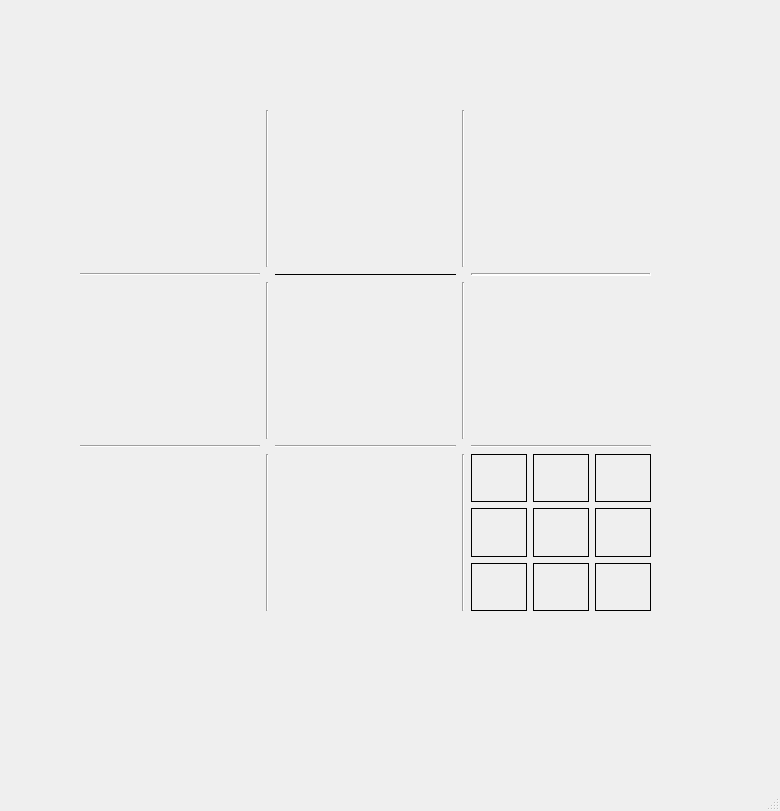
<?xml version="1.0" encoding="UTF-8"?>
<ui version="4.0">
 <class>MainWindow</class>
 <widget class="QMainWindow" name="MainWindow">
  <property name="geometry">
   <rect>
    <x>0</x>
    <y>0</y>
    <width>780</width>
    <height>811</height>
   </rect>
  </property>
  <property name="windowTitle">
   <string>sudoku</string>
  </property>
  <widget class="QWidget" name="centralwidget">
   <widget class="QWidget" name="gridLayoutWidget">
    <property name="geometry">
     <rect>
      <x>80</x>
      <y>110</y>
      <width>571</width>
      <height>501</height>
     </rect>
    </property>
    <layout class="QGridLayout" name="gridLayout">
     <item row="0" column="1">
      <widget class="Line" name="line_5">
       <property name="orientation">
        <enum>Qt::Vertical</enum>
       </property>
      </widget>
     </item>
     <item row="4" column="3">
      <widget class="Line" name="line">
       <property name="orientation">
        <enum>Qt::Vertical</enum>
       </property>
      </widget>
     </item>
     <item row="0" column="3">
      <widget class="Line" name="line_6">
       <property name="orientation">
        <enum>Qt::Vertical</enum>
       </property>
      </widget>
     </item>
     <item row="2" column="4">
      <layout class="QGridLayout" name="gridLayout_15">
       <item row="2" column="1">
        <widget class="QLabel" name="label_46">
         <property name="enabled">
          <bool>true</bool>
         </property>
         <property name="text">
          <string/>
         </property>
        </widget>
       </item>
       <item row="2" column="2">
        <widget class="QLabel" name="label_47">
         <property name="enabled">
          <bool>true</bool>
         </property>
         <property name="text">
          <string/>
         </property>
        </widget>
       </item>
       <item row="2" column="0">
        <widget class="QLabel" name="label_48">
         <property name="enabled">
          <bool>true</bool>
         </property>
         <property name="text">
          <string/>
         </property>
        </widget>
       </item>
       <item row="0" column="1">
        <widget class="QLabel" name="label_49">
         <property name="enabled">
          <bool>true</bool>
         </property>
         <property name="text">
          <string/>
         </property>
        </widget>
       </item>
       <item row="0" column="2">
        <widget class="QLabel" name="label_50">
         <property name="enabled">
          <bool>true</bool>
         </property>
         <property name="text">
          <string/>
         </property>
        </widget>
       </item>
       <item row="1" column="0">
        <widget class="QLabel" name="label_51">
         <property name="enabled">
          <bool>true</bool>
         </property>
         <property name="text">
          <string/>
         </property>
        </widget>
       </item>
       <item row="1" column="1">
        <widget class="QLabel" name="label_52">
         <property name="enabled">
          <bool>true</bool>
         </property>
         <property name="text">
          <string/>
         </property>
        </widget>
       </item>
       <item row="1" column="2">
        <widget class="QLabel" name="label_53">
         <property name="enabled">
          <bool>true</bool>
         </property>
         <property name="text">
          <string/>
         </property>
        </widget>
       </item>
       <item row="0" column="0">
        <widget class="QLabel" name="label_54">
         <property name="enabled">
          <bool>true</bool>
         </property>
         <property name="text">
          <string/>
         </property>
        </widget>
       </item>
      </layout>
     </item>
     <item row="4" column="2">
      <layout class="QGridLayout" name="gridLayout_17">
       <item row="2" column="1">
        <widget class="QLabel" name="label_64">
         <property name="enabled">
          <bool>true</bool>
         </property>
         <property name="text">
          <string/>
         </property>
        </widget>
       </item>
       <item row="2" column="2">
        <widget class="QLabel" name="label_65">
         <property name="enabled">
          <bool>true</bool>
         </property>
         <property name="text">
          <string/>
         </property>
        </widget>
       </item>
       <item row="2" column="0">
        <widget class="QLabel" name="label_66">
         <property name="enabled">
          <bool>true</bool>
         </property>
         <property name="text">
          <string/>
         </property>
        </widget>
       </item>
       <item row="0" column="1">
        <widget class="QLabel" name="label_67">
         <property name="enabled">
          <bool>true</bool>
         </property>
         <property name="text">
          <string/>
         </property>
        </widget>
       </item>
       <item row="0" column="2">
        <widget class="QLabel" name="label_68">
         <property name="enabled">
          <bool>true</bool>
         </property>
         <property name="text">
          <string/>
         </property>
        </widget>
       </item>
       <item row="1" column="0">
        <widget class="QLabel" name="label_69">
         <property name="enabled">
          <bool>true</bool>
         </property>
         <property name="text">
          <string/>
         </property>
        </widget>
       </item>
       <item row="1" column="1">
        <widget class="QLabel" name="label_70">
         <property name="enabled">
          <bool>true</bool>
         </property>
         <property name="text">
          <string/>
         </property>
        </widget>
       </item>
       <item row="1" column="2">
        <widget class="QLabel" name="label_71">
         <property name="enabled">
          <bool>true</bool>
         </property>
         <property name="text">
          <string/>
         </property>
        </widget>
       </item>
       <item row="0" column="0">
        <widget class="QLabel" name="label_72">
         <property name="enabled">
          <bool>true</bool>
         </property>
         <property name="text">
          <string/>
         </property>
        </widget>
       </item>
      </layout>
     </item>
     <item row="2" column="0">
      <layout class="QGridLayout" name="gridLayout_16">
       <item row="2" column="1">
        <widget class="QLabel" name="label_55">
         <property name="enabled">
          <bool>true</bool>
         </property>
         <property name="text">
          <string/>
         </property>
        </widget>
       </item>
       <item row="2" column="2">
        <widget class="QLabel" name="label_56">
         <property name="enabled">
          <bool>true</bool>
         </property>
         <property name="text">
          <string/>
         </property>
        </widget>
       </item>
       <item row="2" column="0">
        <widget class="QLabel" name="label_57">
         <property name="enabled">
          <bool>true</bool>
         </property>
         <property name="text">
          <string/>
         </property>
        </widget>
       </item>
       <item row="0" column="1">
        <widget class="QLabel" name="label_58">
         <property name="enabled">
          <bool>true</bool>
         </property>
         <property name="text">
          <string/>
         </property>
        </widget>
       </item>
       <item row="0" column="2">
        <widget class="QLabel" name="label_59">
         <property name="enabled">
          <bool>true</bool>
         </property>
         <property name="text">
          <string/>
         </property>
        </widget>
       </item>
       <item row="1" column="0">
        <widget class="QLabel" name="label_60">
         <property name="enabled">
          <bool>true</bool>
         </property>
         <property name="text">
          <string/>
         </property>
        </widget>
       </item>
       <item row="1" column="1">
        <widget class="QLabel" name="label_61">
         <property name="enabled">
          <bool>true</bool>
         </property>
         <property name="text">
          <string/>
         </property>
        </widget>
       </item>
       <item row="1" column="2">
        <widget class="QLabel" name="label_62">
         <property name="enabled">
          <bool>true</bool>
         </property>
         <property name="text">
          <string/>
         </property>
        </widget>
       </item>
       <item row="0" column="0">
        <widget class="QLabel" name="label_63">
         <property name="enabled">
          <bool>true</bool>
         </property>
         <property name="text">
          <string/>
         </property>
        </widget>
       </item>
      </layout>
     </item>
     <item row="4" column="1">
      <widget class="Line" name="line_2">
       <property name="orientation">
        <enum>Qt::Vertical</enum>
       </property>
      </widget>
     </item>
     <item row="1" column="2">
      <widget class="Line" name="line_8">
       <property name="frameShadow">
        <enum>QFrame::Plain</enum>
       </property>
       <property name="lineWidth">
        <number>1</number>
       </property>
       <property name="orientation">
        <enum>Qt::Horizontal</enum>
       </property>
      </widget>
     </item>
     <item row="4" column="0">
      <layout class="QGridLayout" name="gridLayout_18">
       <item row="1" column="2">
        <widget class="QLabel" name="label_80">
         <property name="enabled">
          <bool>true</bool>
         </property>
         <property name="text">
          <string/>
         </property>
        </widget>
       </item>
       <item row="0" column="2">
        <widget class="QLabel" name="label_77">
         <property name="enabled">
          <bool>true</bool>
         </property>
         <property name="text">
          <string/>
         </property>
        </widget>
       </item>
       <item row="0" column="0">
        <widget class="QLabel" name="label_81">
         <property name="enabled">
          <bool>true</bool>
         </property>
         <property name="text">
          <string/>
         </property>
        </widget>
       </item>
       <item row="2" column="2">
        <widget class="QLabel" name="label_74">
         <property name="enabled">
          <bool>true</bool>
         </property>
         <property name="font">
          <font>
           <pointsize>14</pointsize>
          </font>
         </property>
         <property name="text">
          <string/>
         </property>
        </widget>
       </item>
       <item row="1" column="0">
        <widget class="QLabel" name="label_78">
         <property name="enabled">
          <bool>true</bool>
         </property>
         <property name="text">
          <string/>
         </property>
        </widget>
       </item>
       <item row="2" column="1">
        <widget class="QLabel" name="label_73">
         <property name="enabled">
          <bool>true</bool>
         </property>
         <property name="font">
          <font>
           <pointsize>14</pointsize>
          </font>
         </property>
         <property name="text">
          <string/>
         </property>
        </widget>
       </item>
       <item row="2" column="0">
        <widget class="QLabel" name="label_75">
         <property name="enabled">
          <bool>true</bool>
         </property>
         <property name="font">
          <font>
           <pointsize>14</pointsize>
          </font>
         </property>
         <property name="text">
          <string/>
         </property>
        </widget>
       </item>
       <item row="1" column="1">
        <widget class="QLabel" name="label_79">
         <property name="enabled">
          <bool>true</bool>
         </property>
         <property name="text">
          <string/>
         </property>
        </widget>
       </item>
       <item row="0" column="1">
        <widget class="QLabel" name="label_76">
         <property name="enabled">
          <bool>true</bool>
         </property>
         <property name="text">
          <string/>
         </property>
        </widget>
       </item>
      </layout>
     </item>
     <item row="2" column="2">
      <layout class="QGridLayout" name="gridLayout_13">
       <item row="2" column="2">
        <widget class="QLabel" name="label_29">
         <property name="enabled">
          <bool>true</bool>
         </property>
         <property name="text">
          <string/>
         </property>
        </widget>
       </item>
       <item row="2" column="0">
        <widget class="QLabel" name="label_30">
         <property name="enabled">
          <bool>true</bool>
         </property>
         <property name="text">
          <string/>
         </property>
        </widget>
       </item>
       <item row="0" column="0">
        <widget class="QLabel" name="label_36">
         <property name="enabled">
          <bool>true</bool>
         </property>
         <property name="text">
          <string/>
         </property>
        </widget>
       </item>
       <item row="1" column="2">
        <widget class="QLabel" name="label_35">
         <property name="enabled">
          <bool>true</bool>
         </property>
         <property name="text">
          <string/>
         </property>
        </widget>
       </item>
       <item row="0" column="2">
        <widget class="QLabel" name="label_32">
         <property name="enabled">
          <bool>true</bool>
         </property>
         <property name="text">
          <string/>
         </property>
        </widget>
       </item>
       <item row="2" column="1">
        <widget class="QLabel" name="label_28">
         <property name="enabled">
          <bool>true</bool>
         </property>
         <property name="text">
          <string/>
         </property>
        </widget>
       </item>
       <item row="1" column="0">
        <widget class="QLabel" name="label_33">
         <property name="enabled">
          <bool>true</bool>
         </property>
         <property name="text">
          <string/>
         </property>
        </widget>
       </item>
       <item row="1" column="1">
        <widget class="QLabel" name="label_34">
         <property name="enabled">
          <bool>true</bool>
         </property>
         <property name="text">
          <string/>
         </property>
        </widget>
       </item>
       <item row="0" column="1">
        <widget class="QLabel" name="label_31">
         <property name="enabled">
          <bool>true</bool>
         </property>
         <property name="text">
          <string/>
         </property>
        </widget>
       </item>
      </layout>
     </item>
     <item row="1" column="4">
      <widget class="Line" name="line_9">
       <property name="lineWidth">
        <number>2</number>
       </property>
       <property name="orientation">
        <enum>Qt::Horizontal</enum>
       </property>
      </widget>
     </item>
     <item row="0" column="2">
      <layout class="QGridLayout" name="gridLayout_11">
       <item row="2" column="1">
        <widget class="QLabel" name="label_16">
         <property name="enabled">
          <bool>true</bool>
         </property>
         <property name="text">
          <string/>
         </property>
        </widget>
       </item>
       <item row="2" column="2">
        <widget class="QLabel" name="label_17">
         <property name="enabled">
          <bool>true</bool>
         </property>
         <property name="text">
          <string/>
         </property>
        </widget>
       </item>
       <item row="2" column="0">
        <widget class="QLabel" name="label_15">
         <property name="enabled">
          <bool>true</bool>
         </property>
         <property name="text">
          <string/>
         </property>
        </widget>
       </item>
       <item row="0" column="1">
        <widget class="QLabel" name="label_10">
         <property name="enabled">
          <bool>true</bool>
         </property>
         <property name="text">
          <string/>
         </property>
        </widget>
       </item>
       <item row="0" column="2">
        <widget class="QLabel" name="label_11">
         <property name="enabled">
          <bool>true</bool>
         </property>
         <property name="text">
          <string/>
         </property>
        </widget>
       </item>
       <item row="1" column="0">
        <widget class="QLabel" name="label_12">
         <property name="enabled">
          <bool>true</bool>
         </property>
         <property name="text">
          <string/>
         </property>
        </widget>
       </item>
       <item row="1" column="1">
        <widget class="QLabel" name="label_14">
         <property name="enabled">
          <bool>true</bool>
         </property>
         <property name="text">
          <string/>
         </property>
        </widget>
       </item>
       <item row="1" column="2">
        <widget class="QLabel" name="label_18">
         <property name="enabled">
          <bool>true</bool>
         </property>
         <property name="text">
          <string/>
         </property>
        </widget>
       </item>
       <item row="0" column="0">
        <widget class="QLabel" name="label_13">
         <property name="enabled">
          <bool>true</bool>
         </property>
         <property name="text">
          <string/>
         </property>
        </widget>
       </item>
      </layout>
     </item>
     <item row="0" column="4">
      <layout class="QGridLayout" name="gridLayout_12">
       <item row="2" column="1">
        <widget class="QLabel" name="label_19">
         <property name="enabled">
          <bool>true</bool>
         </property>
         <property name="text">
          <string/>
         </property>
        </widget>
       </item>
       <item row="2" column="2">
        <widget class="QLabel" name="label_20">
         <property name="enabled">
          <bool>true</bool>
         </property>
         <property name="text">
          <string/>
         </property>
        </widget>
       </item>
       <item row="2" column="0">
        <widget class="QLabel" name="label_21">
         <property name="enabled">
          <bool>true</bool>
         </property>
         <property name="text">
          <string/>
         </property>
        </widget>
       </item>
       <item row="0" column="1">
        <widget class="QLabel" name="label_22">
         <property name="enabled">
          <bool>true</bool>
         </property>
         <property name="text">
          <string/>
         </property>
        </widget>
       </item>
       <item row="0" column="2">
        <widget class="QLabel" name="label_23">
         <property name="enabled">
          <bool>true</bool>
         </property>
         <property name="text">
          <string/>
         </property>
        </widget>
       </item>
       <item row="1" column="0">
        <widget class="QLabel" name="label_24">
         <property name="enabled">
          <bool>true</bool>
         </property>
         <property name="text">
          <string/>
         </property>
        </widget>
       </item>
       <item row="1" column="1">
        <widget class="QLabel" name="label_25">
         <property name="enabled">
          <bool>true</bool>
         </property>
         <property name="text">
          <string/>
         </property>
        </widget>
       </item>
       <item row="1" column="2">
        <widget class="QLabel" name="label_26">
         <property name="enabled">
          <bool>true</bool>
         </property>
         <property name="text">
          <string/>
         </property>
        </widget>
       </item>
       <item row="0" column="0">
        <widget class="QLabel" name="label_27">
         <property name="enabled">
          <bool>true</bool>
         </property>
         <property name="text">
          <string/>
         </property>
        </widget>
       </item>
      </layout>
     </item>
     <item row="4" column="4">
      <layout class="QGridLayout" name="gridLayout_19">
       <item row="2" column="1">
        <widget class="QLabel" name="label_82">
         <property name="enabled">
          <bool>true</bool>
         </property>
         <property name="frameShape">
          <enum>QFrame::Box</enum>
         </property>
         <property name="frameShadow">
          <enum>QFrame::Plain</enum>
         </property>
         <property name="lineWidth">
          <number>1</number>
         </property>
         <property name="midLineWidth">
          <number>0</number>
         </property>
         <property name="text">
          <string/>
         </property>
        </widget>
       </item>
       <item row="2" column="2">
        <widget class="QLabel" name="label_83">
         <property name="enabled">
          <bool>true</bool>
         </property>
         <property name="frameShape">
          <enum>QFrame::Box</enum>
         </property>
         <property name="frameShadow">
          <enum>QFrame::Plain</enum>
         </property>
         <property name="lineWidth">
          <number>1</number>
         </property>
         <property name="midLineWidth">
          <number>0</number>
         </property>
         <property name="text">
          <string/>
         </property>
        </widget>
       </item>
       <item row="2" column="0">
        <widget class="QLabel" name="label_84">
         <property name="enabled">
          <bool>true</bool>
         </property>
         <property name="frameShape">
          <enum>QFrame::Box</enum>
         </property>
         <property name="frameShadow">
          <enum>QFrame::Plain</enum>
         </property>
         <property name="lineWidth">
          <number>1</number>
         </property>
         <property name="midLineWidth">
          <number>0</number>
         </property>
         <property name="text">
          <string/>
         </property>
        </widget>
       </item>
       <item row="0" column="1">
        <widget class="QLabel" name="label_85">
         <property name="enabled">
          <bool>true</bool>
         </property>
         <property name="frameShape">
          <enum>QFrame::Box</enum>
         </property>
         <property name="frameShadow">
          <enum>QFrame::Plain</enum>
         </property>
         <property name="lineWidth">
          <number>1</number>
         </property>
         <property name="midLineWidth">
          <number>0</number>
         </property>
         <property name="text">
          <string/>
         </property>
        </widget>
       </item>
       <item row="0" column="2">
        <widget class="QLabel" name="label_86">
         <property name="enabled">
          <bool>true</bool>
         </property>
         <property name="frameShape">
          <enum>QFrame::Box</enum>
         </property>
         <property name="frameShadow">
          <enum>QFrame::Plain</enum>
         </property>
         <property name="lineWidth">
          <number>1</number>
         </property>
         <property name="midLineWidth">
          <number>0</number>
         </property>
         <property name="text">
          <string/>
         </property>
        </widget>
       </item>
       <item row="1" column="0">
        <widget class="QLabel" name="label_87">
         <property name="enabled">
          <bool>true</bool>
         </property>
         <property name="frameShape">
          <enum>QFrame::Box</enum>
         </property>
         <property name="frameShadow">
          <enum>QFrame::Plain</enum>
         </property>
         <property name="lineWidth">
          <number>1</number>
         </property>
         <property name="midLineWidth">
          <number>0</number>
         </property>
         <property name="text">
          <string/>
         </property>
        </widget>
       </item>
       <item row="1" column="1">
        <widget class="QLabel" name="label_88">
         <property name="enabled">
          <bool>true</bool>
         </property>
         <property name="frameShape">
          <enum>QFrame::Box</enum>
         </property>
         <property name="frameShadow">
          <enum>QFrame::Plain</enum>
         </property>
         <property name="lineWidth">
          <number>1</number>
         </property>
         <property name="midLineWidth">
          <number>0</number>
         </property>
         <property name="text">
          <string/>
         </property>
        </widget>
       </item>
       <item row="1" column="2">
        <widget class="QLabel" name="label_89">
         <property name="enabled">
          <bool>true</bool>
         </property>
         <property name="frameShape">
          <enum>QFrame::Box</enum>
         </property>
         <property name="frameShadow">
          <enum>QFrame::Plain</enum>
         </property>
         <property name="lineWidth">
          <number>1</number>
         </property>
         <property name="midLineWidth">
          <number>0</number>
         </property>
         <property name="text">
          <string/>
         </property>
        </widget>
       </item>
       <item row="0" column="0">
        <widget class="QLabel" name="label_90">
         <property name="enabled">
          <bool>true</bool>
         </property>
         <property name="frameShape">
          <enum>QFrame::Box</enum>
         </property>
         <property name="frameShadow">
          <enum>QFrame::Plain</enum>
         </property>
         <property name="lineWidth">
          <number>1</number>
         </property>
         <property name="midLineWidth">
          <number>0</number>
         </property>
         <property name="text">
          <string/>
         </property>
        </widget>
       </item>
      </layout>
     </item>
     <item row="2" column="3">
      <widget class="Line" name="line_4">
       <property name="orientation">
        <enum>Qt::Vertical</enum>
       </property>
      </widget>
     </item>
     <item row="0" column="0">
      <layout class="QGridLayout" name="gridLayout_5">
       <item row="0" column="1">
        <widget class="QLabel" name="label_2">
         <property name="enabled">
          <bool>true</bool>
         </property>
         <property name="text">
          <string/>
         </property>
        </widget>
       </item>
       <item row="0" column="2">
        <widget class="QLabel" name="label_3">
         <property name="enabled">
          <bool>true</bool>
         </property>
         <property name="text">
          <string/>
         </property>
        </widget>
       </item>
       <item row="1" column="0">
        <widget class="QLabel" name="label_4">
         <property name="enabled">
          <bool>true</bool>
         </property>
         <property name="text">
          <string/>
         </property>
        </widget>
       </item>
       <item row="1" column="1">
        <widget class="QLabel" name="label_5">
         <property name="enabled">
          <bool>true</bool>
         </property>
         <property name="text">
          <string/>
         </property>
        </widget>
       </item>
       <item row="2" column="0">
        <widget class="QLabel" name="label_6">
         <property name="enabled">
          <bool>true</bool>
         </property>
         <property name="text">
          <string/>
         </property>
        </widget>
       </item>
       <item row="2" column="1">
        <widget class="QLabel" name="label_7">
         <property name="enabled">
          <bool>true</bool>
         </property>
         <property name="text">
          <string/>
         </property>
        </widget>
       </item>
       <item row="2" column="2">
        <widget class="QLabel" name="label_8">
         <property name="enabled">
          <bool>true</bool>
         </property>
         <property name="text">
          <string/>
         </property>
        </widget>
       </item>
       <item row="1" column="2">
        <widget class="QLabel" name="label_9">
         <property name="enabled">
          <bool>true</bool>
         </property>
         <property name="text">
          <string/>
         </property>
        </widget>
       </item>
       <item row="0" column="0">
        <widget class="QLabel" name="label">
         <property name="enabled">
          <bool>true</bool>
         </property>
         <property name="text">
          <string/>
         </property>
        </widget>
       </item>
      </layout>
     </item>
     <item row="1" column="0">
      <widget class="Line" name="line_7">
       <property name="orientation">
        <enum>Qt::Horizontal</enum>
       </property>
      </widget>
     </item>
     <item row="2" column="1">
      <widget class="Line" name="line_3">
       <property name="orientation">
        <enum>Qt::Vertical</enum>
       </property>
      </widget>
     </item>
     <item row="3" column="0">
      <widget class="Line" name="line_11">
       <property name="orientation">
        <enum>Qt::Horizontal</enum>
       </property>
      </widget>
     </item>
     <item row="3" column="2">
      <widget class="Line" name="line_12">
       <property name="orientation">
        <enum>Qt::Horizontal</enum>
       </property>
      </widget>
     </item>
     <item row="3" column="4">
      <widget class="Line" name="line_13">
       <property name="orientation">
        <enum>Qt::Horizontal</enum>
       </property>
      </widget>
     </item>
    </layout>
   </widget>
  </widget>
  <widget class="QMenuBar" name="menubar">
   <property name="geometry">
    <rect>
     <x>0</x>
     <y>0</y>
     <width>780</width>
     <height>26</height>
    </rect>
   </property>
  </widget>
  <widget class="QStatusBar" name="statusbar"/>
 </widget>
 <resources/>
 <connections/>
</ui>
